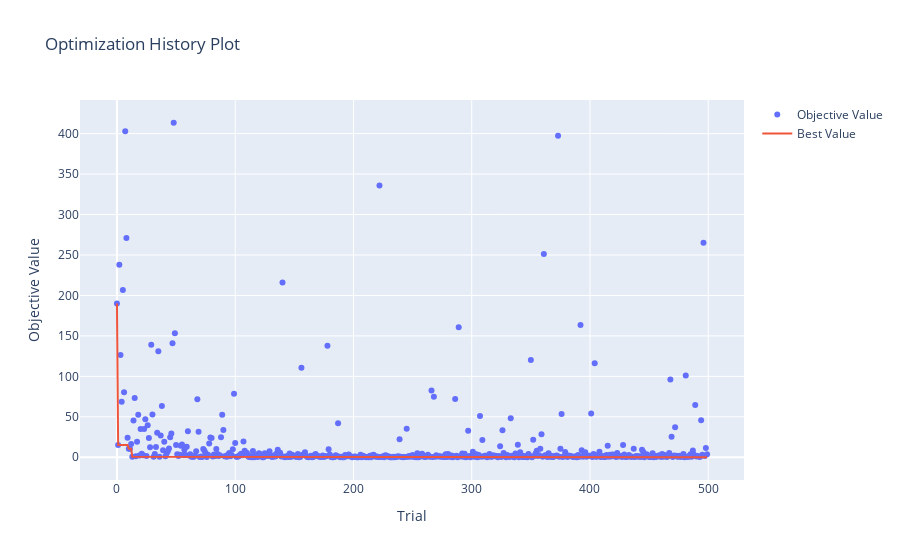

The notebook cell this image was saved under:
### Code cell
vis.plot_optimization_history(study).show()

### Figure 1 — Plotly figure (JSON) as saved in the notebook; plotly's stock layout.template omitted (floating-point values rounded to 4 significant figures; data arrays with more than 128 entries replaced by an {"elided": "..."} marker saying what was removed)
{"data": [{"mode": "markers", "name": "Objective Value", "type": "scatter", "x": {"elided": "500 int values"}, "y": {"elided": "500 float values"}}, {"mode": "lines", "name": "Best Value", "type": "scatter", "x": {"elided": "500 int values"}, "y": {"elided": "500 float values"}}, {"marker": {"color": "#cccccc"}, "mode": "markers", "name": "Infeasible Trial", "showlegend": false, "type": "scatter", "x": [], "y": []}], "layout": {"title": {"text": "Optimization History Plot"}, "xaxis": {"title": {"text": "Trial"}}, "yaxis": {"title": {"text": "Objective Value"}}}}
